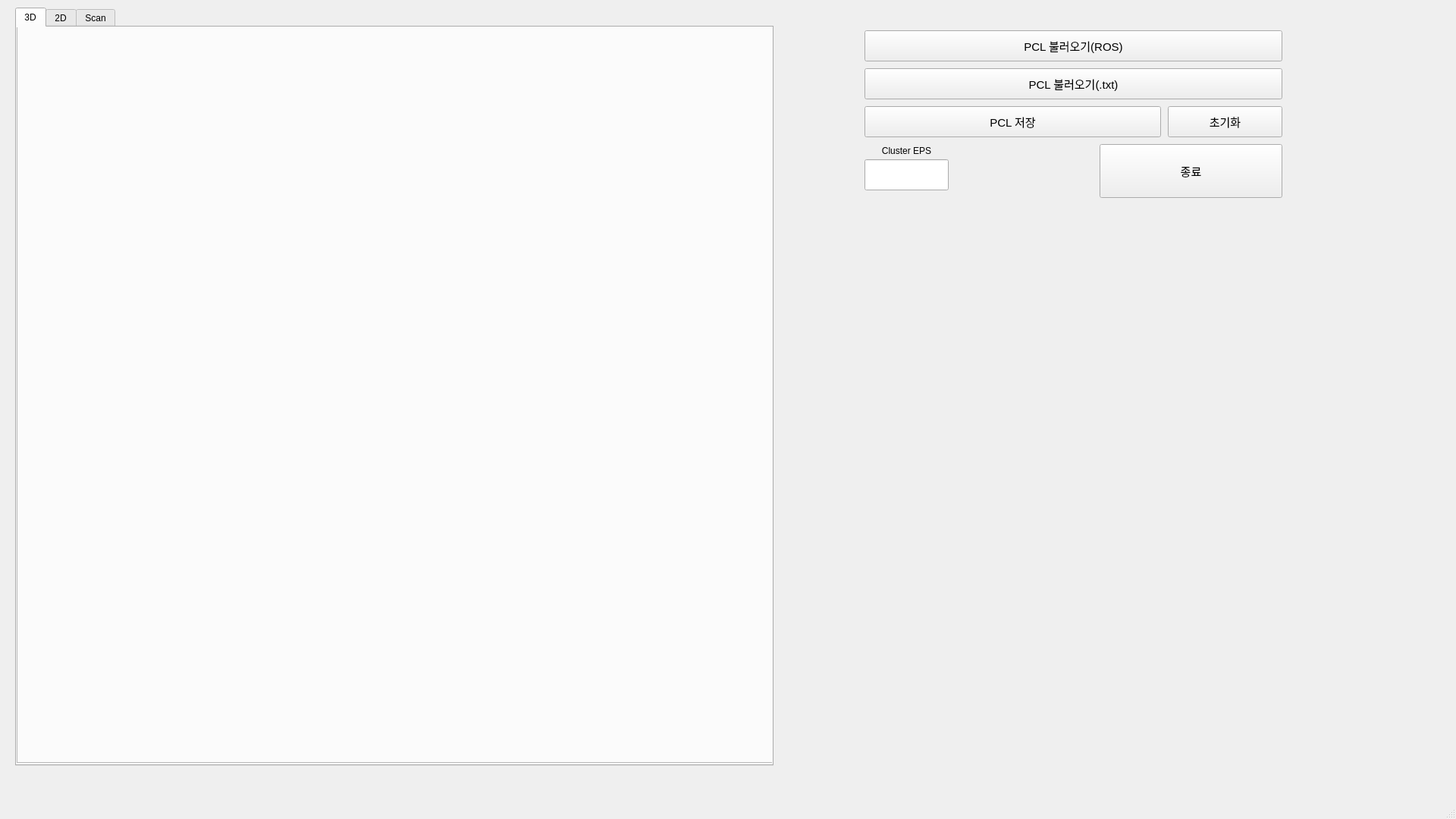
<?xml version="1.0" encoding="UTF-8"?>
<ui version="4.0">
 <class>MainWindow</class>
 <widget class="QMainWindow" name="MainWindow">
  <property name="geometry">
   <rect>
    <x>0</x>
    <y>0</y>
    <width>1920</width>
    <height>1080</height>
   </rect>
  </property>
  <property name="windowTitle">
   <string>MainWindow</string>
  </property>
  <widget class="QWidget" name="centralwidget">
   <widget class="QTabWidget" name="tabWidget">
    <property name="geometry">
     <rect>
      <x>20</x>
      <y>10</y>
      <width>1000</width>
      <height>1000</height>
     </rect>
    </property>
    <property name="currentIndex">
     <number>0</number>
    </property>
    <widget class="QWidget" name="tab">
     <attribute name="title">
      <string>3D</string>
     </attribute>
     <widget class="QFrame" name="frame">
      <property name="geometry">
       <rect>
        <x>0</x>
        <y>-30</y>
        <width>1000</width>
        <height>1000</height>
       </rect>
      </property>
      <property name="frameShape">
       <enum>QFrame::StyledPanel</enum>
      </property>
      <property name="frameShadow">
       <enum>QFrame::Raised</enum>
      </property>
     </widget>
    </widget>
    <widget class="QWidget" name="tab_2">
     <attribute name="title">
      <string>2D</string>
     </attribute>
     <widget class="QFrame" name="frame_2">
      <property name="geometry">
       <rect>
        <x>60</x>
        <y>50</y>
        <width>860</width>
        <height>480</height>
       </rect>
      </property>
      <property name="frameShape">
       <enum>QFrame::StyledPanel</enum>
      </property>
      <property name="frameShadow">
       <enum>QFrame::Raised</enum>
      </property>
     </widget>
    </widget>
    <widget class="QWidget" name="tab_5">
     <attribute name="title">
      <string>Scan</string>
     </attribute>
     <widget class="QFrame" name="scan_frame">
      <property name="geometry">
       <rect>
        <x>-1</x>
        <y>-1</y>
        <width>1001</width>
        <height>971</height>
       </rect>
      </property>
      <property name="frameShape">
       <enum>QFrame::StyledPanel</enum>
      </property>
      <property name="frameShadow">
       <enum>QFrame::Raised</enum>
      </property>
     </widget>
    </widget>
   </widget>
   <widget class="QPushButton" name="loadButton">
    <property name="geometry">
     <rect>
      <x>1140</x>
      <y>40</y>
      <width>551</width>
      <height>41</height>
     </rect>
    </property>
    <property name="font">
     <font>
      <pointsize>11</pointsize>
     </font>
    </property>
    <property name="text">
     <string>PCL 불러오기(ROS)</string>
    </property>
   </widget>
   <widget class="QPushButton" name="loadTxtButton">
    <property name="geometry">
     <rect>
      <x>1140</x>
      <y>90</y>
      <width>551</width>
      <height>41</height>
     </rect>
    </property>
    <property name="font">
     <font>
      <pointsize>11</pointsize>
     </font>
    </property>
    <property name="text">
     <string>PCL 불러오기(.txt)</string>
    </property>
   </widget>
   <widget class="QPushButton" name="saveButton">
    <property name="geometry">
     <rect>
      <x>1140</x>
      <y>140</y>
      <width>391</width>
      <height>41</height>
     </rect>
    </property>
    <property name="font">
     <font>
      <pointsize>11</pointsize>
     </font>
    </property>
    <property name="text">
     <string>PCL 저장</string>
    </property>
   </widget>
   <widget class="QPushButton" name="resetButton">
    <property name="geometry">
     <rect>
      <x>1540</x>
      <y>140</y>
      <width>151</width>
      <height>41</height>
     </rect>
    </property>
    <property name="font">
     <font>
      <pointsize>11</pointsize>
     </font>
    </property>
    <property name="text">
     <string>초기화</string>
    </property>
   </widget>
   <widget class="QPushButton" name="quitButton">
    <property name="geometry">
     <rect>
      <x>1450</x>
      <y>190</y>
      <width>241</width>
      <height>71</height>
     </rect>
    </property>
    <property name="font">
     <font>
      <pointsize>11</pointsize>
     </font>
    </property>
    <property name="text">
     <string>종료</string>
    </property>
   </widget>
   <widget class="QLineEdit" name="eps_lineEdit">
    <property name="geometry">
     <rect>
      <x>1140</x>
      <y>210</y>
      <width>111</width>
      <height>41</height>
     </rect>
    </property>
    <property name="font">
     <font>
      <pointsize>11</pointsize>
     </font>
    </property>
    <property name="inputMask">
     <string/>
    </property>
   </widget>
   <widget class="QLabel" name="label">
    <property name="geometry">
     <rect>
      <x>1140</x>
      <y>190</y>
      <width>111</width>
      <height>17</height>
     </rect>
    </property>
    <property name="text">
     <string>Cluster EPS</string>
    </property>
    <property name="alignment">
     <set>Qt::AlignCenter</set>
    </property>
   </widget>
  </widget>
  <widget class="QMenuBar" name="menubar">
   <property name="geometry">
    <rect>
     <x>0</x>
     <y>0</y>
     <width>1920</width>
     <height>22</height>
    </rect>
   </property>
  </widget>
  <widget class="QStatusBar" name="statusbar"/>
 </widget>
 <resources/>
 <connections/>
</ui>
